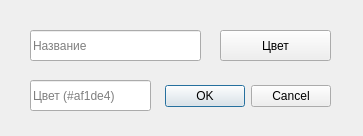
<?xml version="1.0" encoding="UTF-8"?>
<ui version="4.0">
 <class>AddBranchDialog</class>
 <widget class="QDialog" name="AddBranchDialog">
  <property name="geometry">
   <rect>
    <x>0</x>
    <y>0</y>
    <width>363</width>
    <height>136</height>
   </rect>
  </property>
  <property name="windowTitle">
   <string>Dialog</string>
  </property>
  <widget class="QDialogButtonBox" name="buttonBox">
   <property name="geometry">
    <rect>
     <x>20</x>
     <y>80</y>
     <width>311</width>
     <height>32</height>
    </rect>
   </property>
   <property name="orientation">
    <enum>Qt::Horizontal</enum>
   </property>
   <property name="standardButtons">
    <set>QDialogButtonBox::Cancel|QDialogButtonBox::Ok</set>
   </property>
  </widget>
  <widget class="QLineEdit" name="lineEdit_AddName">
   <property name="geometry">
    <rect>
     <x>30</x>
     <y>30</y>
     <width>171</width>
     <height>31</height>
    </rect>
   </property>
   <property name="placeholderText">
    <string>Название</string>
   </property>
  </widget>
  <widget class="QLineEdit" name="lineEdit_Color">
   <property name="geometry">
    <rect>
     <x>30</x>
     <y>80</y>
     <width>121</width>
     <height>31</height>
    </rect>
   </property>
   <property name="placeholderText">
    <string>Цвет (#af1de4)</string>
   </property>
  </widget>
  <widget class="QPushButton" name="pushButtonColor">
   <property name="geometry">
    <rect>
     <x>220</x>
     <y>30</y>
     <width>111</width>
     <height>31</height>
    </rect>
   </property>
   <property name="text">
    <string>Цвет</string>
   </property>
  </widget>
 </widget>
 <resources/>
 <connections>
  <connection>
   <sender>buttonBox</sender>
   <signal>accepted()</signal>
   <receiver>AddBranchDialog</receiver>
   <slot>accept()</slot>
   <hints>
    <hint type="sourcelabel">
     <x>248</x>
     <y>254</y>
    </hint>
    <hint type="destinationlabel">
     <x>157</x>
     <y>274</y>
    </hint>
   </hints>
  </connection>
  <connection>
   <sender>buttonBox</sender>
   <signal>rejected()</signal>
   <receiver>AddBranchDialog</receiver>
   <slot>reject()</slot>
   <hints>
    <hint type="sourcelabel">
     <x>316</x>
     <y>260</y>
    </hint>
    <hint type="destinationlabel">
     <x>286</x>
     <y>274</y>
    </hint>
   </hints>
  </connection>
 </connections>
</ui>
